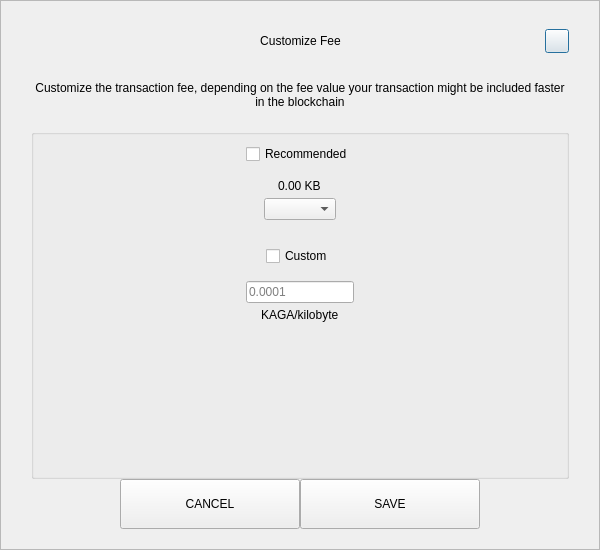
<?xml version="1.0" encoding="UTF-8"?>
<ui version="4.0">
 <class>SendCustomFeeDialog</class>
 <widget class="QDialog" name="SendCustomFeeDialog">
  <property name="geometry">
   <rect>
    <x>0</x>
    <y>0</y>
    <width>600</width>
    <height>550</height>
   </rect>
  </property>
  <property name="windowTitle">
   <string>Form</string>
  </property>
  <layout class="QVBoxLayout" name="verticalLayout_3">
   <property name="spacing">
    <number>0</number>
   </property>
   <property name="leftMargin">
    <number>0</number>
   </property>
   <property name="topMargin">
    <number>0</number>
   </property>
   <property name="rightMargin">
    <number>0</number>
   </property>
   <property name="bottomMargin">
    <number>0</number>
   </property>
   <item>
    <widget class="QFrame" name="frame">
     <property name="styleSheet">
      <string notr="true"/>
     </property>
     <property name="frameShape">
      <enum>QFrame::StyledPanel</enum>
     </property>
     <property name="frameShadow">
      <enum>QFrame::Raised</enum>
     </property>
     <layout class="QVBoxLayout" name="verticalLayout_2">
      <property name="spacing">
       <number>0</number>
      </property>
      <property name="leftMargin">
       <number>30</number>
      </property>
      <property name="topMargin">
       <number>20</number>
      </property>
      <property name="rightMargin">
       <number>30</number>
      </property>
      <property name="bottomMargin">
       <number>20</number>
      </property>
      <item>
       <layout class="QHBoxLayout" name="horizontalLayout_3">
        <property name="spacing">
         <number>0</number>
        </property>
        <item>
         <spacer name="horizontalSpacer_21">
          <property name="orientation">
           <enum>Qt::Horizontal</enum>
          </property>
          <property name="sizeHint" stdset="0">
           <size>
            <width>40</width>
            <height>20</height>
           </size>
          </property>
         </spacer>
        </item>
        <item>
         <widget class="QLabel" name="labelTitle">
          <property name="minimumSize">
           <size>
            <width>0</width>
            <height>40</height>
           </size>
          </property>
          <property name="maximumSize">
           <size>
            <width>16777215</width>
            <height>40</height>
           </size>
          </property>
          <property name="styleSheet">
           <string notr="true">padding-left:24px;</string>
          </property>
          <property name="text">
           <string>Customize Fee</string>
          </property>
          <property name="alignment">
           <set>Qt::AlignCenter</set>
          </property>
          <property name="margin">
           <number>7</number>
          </property>
         </widget>
        </item>
        <item>
         <spacer name="horizontalSpacer">
          <property name="orientation">
           <enum>Qt::Horizontal</enum>
          </property>
          <property name="sizeHint" stdset="0">
           <size>
            <width>40</width>
            <height>20</height>
           </size>
          </property>
         </spacer>
        </item>
        <item>
         <widget class="QPushButton" name="btnEsc">
          <property name="minimumSize">
           <size>
            <width>24</width>
            <height>24</height>
           </size>
          </property>
          <property name="maximumSize">
           <size>
            <width>24</width>
            <height>24</height>
           </size>
          </property>
          <property name="text">
           <string/>
          </property>
         </widget>
        </item>
       </layout>
      </item>
      <item>
       <spacer name="verticalSpacer_2">
        <property name="orientation">
         <enum>Qt::Vertical</enum>
        </property>
        <property name="sizeType">
         <enum>QSizePolicy::Fixed</enum>
        </property>
        <property name="sizeHint" stdset="0">
         <size>
          <width>20</width>
          <height>20</height>
         </size>
        </property>
       </spacer>
      </item>
      <item>
       <widget class="QLabel" name="labelMessage">
        <property name="text">
         <string>Customize the transaction fee, depending on the fee value your transaction might be included faster in the blockchain</string>
        </property>
        <property name="alignment">
         <set>Qt::AlignCenter</set>
        </property>
        <property name="wordWrap">
         <bool>true</bool>
        </property>
       </widget>
      </item>
      <item>
       <spacer name="verticalSpacer_3">
        <property name="orientation">
         <enum>Qt::Vertical</enum>
        </property>
        <property name="sizeType">
         <enum>QSizePolicy::Fixed</enum>
        </property>
        <property name="sizeHint" stdset="0">
         <size>
          <width>20</width>
          <height>20</height>
         </size>
        </property>
       </spacer>
      </item>
      <item>
       <widget class="QGroupBox" name="groupBox">
        <property name="title">
         <string/>
        </property>
        <layout class="QVBoxLayout" name="verticalLayout">
         <property name="leftMargin">
          <number>12</number>
         </property>
         <property name="rightMargin">
          <number>12</number>
         </property>
         <item>
          <layout class="QVBoxLayout" name="verticalLayout_4">
           <property name="spacing">
            <number>5</number>
           </property>
           <item alignment="Qt::AlignHCenter">
            <widget class="QCheckBox" name="checkBoxRecommended">
             <property name="text">
              <string>Recommended</string>
             </property>
            </widget>
           </item>
           <item>
            <spacer name="verticalSpacer_5">
             <property name="orientation">
              <enum>Qt::Vertical</enum>
             </property>
             <property name="sizeType">
              <enum>QSizePolicy::Fixed</enum>
             </property>
             <property name="sizeHint" stdset="0">
              <size>
               <width>20</width>
               <height>10</height>
              </size>
             </property>
            </spacer>
           </item>
           <item alignment="Qt::AlignHCenter">
            <widget class="QLabel" name="labelFee">
             <property name="text">
              <string>0.00 KB</string>
             </property>
            </widget>
           </item>
           <item alignment="Qt::AlignHCenter">
            <widget class="QComboBox" name="comboBoxRecommended"/>
           </item>
          </layout>
         </item>
         <item>
          <spacer name="verticalSpacer">
           <property name="orientation">
            <enum>Qt::Vertical</enum>
           </property>
           <property name="sizeType">
            <enum>QSizePolicy::Fixed</enum>
           </property>
           <property name="sizeHint" stdset="0">
            <size>
             <width>20</width>
             <height>20</height>
            </size>
           </property>
          </spacer>
         </item>
         <item>
          <layout class="QVBoxLayout" name="verticalLayout_5">
           <property name="spacing">
            <number>5</number>
           </property>
           <item alignment="Qt::AlignHCenter">
            <widget class="QCheckBox" name="checkBoxCustom">
             <property name="text">
              <string>Custom</string>
             </property>
            </widget>
           </item>
           <item>
            <spacer name="verticalSpacer_6">
             <property name="orientation">
              <enum>Qt::Vertical</enum>
             </property>
             <property name="sizeType">
              <enum>QSizePolicy::Fixed</enum>
             </property>
             <property name="sizeHint" stdset="0">
              <size>
               <width>20</width>
               <height>10</height>
              </size>
             </property>
            </spacer>
           </item>
           <item alignment="Qt::AlignHCenter">
            <widget class="QLineEdit" name="lineEditCustomFee">
             <property name="placeholderText">
              <string notr="true">0.0001</string>
             </property>
            </widget>
           </item>
           <item alignment="Qt::AlignHCenter">
            <widget class="QLabel" name="labelCustomFee">
             <property name="text">
              <string>KAGA/kilobyte</string>
             </property>
            </widget>
           </item>
          </layout>
         </item>
         <item>
          <spacer name="verticalSpacer_4">
           <property name="orientation">
            <enum>Qt::Vertical</enum>
           </property>
           <property name="sizeHint" stdset="0">
            <size>
             <width>20</width>
             <height>40</height>
            </size>
           </property>
          </spacer>
         </item>
        </layout>
       </widget>
      </item>
      <item>
       <layout class="QHBoxLayout" name="horizontalLayout" stretch="1,2,2,1">
        <item>
         <spacer name="horizontalSpacer1">
          <property name="orientation">
           <enum>Qt::Horizontal</enum>
          </property>
          <property name="sizeHint" stdset="0">
           <size>
            <width>40</width>
            <height>20</height>
           </size>
          </property>
         </spacer>
        </item>
        <item>
         <widget class="QPushButton" name="btnCancel">
          <property name="minimumSize">
           <size>
            <width>180</width>
            <height>50</height>
           </size>
          </property>
          <property name="focusPolicy">
           <enum>Qt::NoFocus</enum>
          </property>
          <property name="text">
           <string>CANCEL</string>
          </property>
         </widget>
        </item>
        <item>
         <widget class="QPushButton" name="btnSave">
          <property name="minimumSize">
           <size>
            <width>180</width>
            <height>50</height>
           </size>
          </property>
          <property name="focusPolicy">
           <enum>Qt::NoFocus</enum>
          </property>
          <property name="text">
           <string>SAVE</string>
          </property>
         </widget>
        </item>
        <item>
         <spacer name="horizontalSpacer_2">
          <property name="orientation">
           <enum>Qt::Horizontal</enum>
          </property>
          <property name="sizeHint" stdset="0">
           <size>
            <width>40</width>
            <height>20</height>
           </size>
          </property>
         </spacer>
        </item>
       </layout>
      </item>
     </layout>
    </widget>
   </item>
  </layout>
 </widget>
 <resources/>
 <connections/>
</ui>
